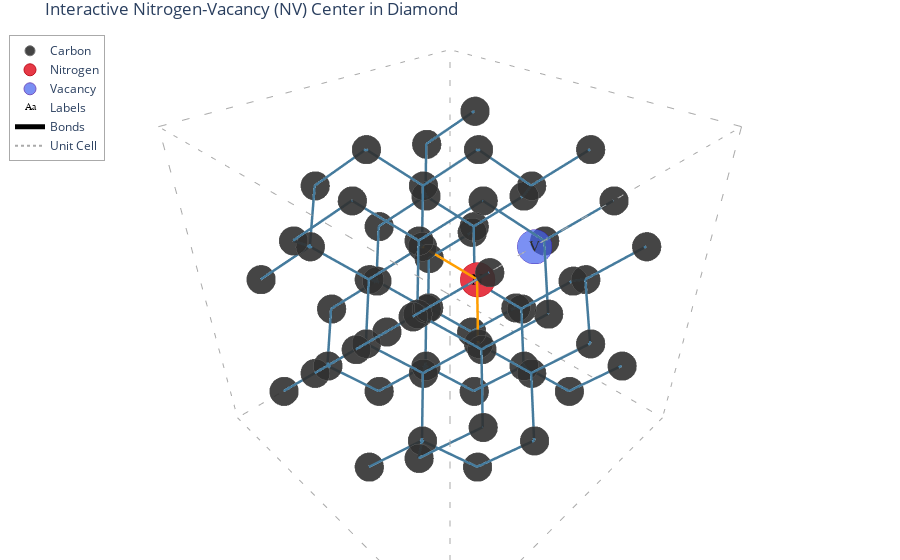

Write notebook code for a chart like this one.
### Markdown cell above
## Step 0: Know Your Defect and Electron Count

### The Raw Defect Structure

Before drawing any energy levels, we need to understand what we're working with:

| What you learn | Why it matters |
|---|---|
| Exact atomic layout and crystallographic axis | Sets the symmetry label written next to every electronic term |
| Which atoms bring which valence electrons | Lets you count the total electron pool |
| Net charge of the center | Decides how many electrons stay on the defect vs. lattice |

### Atomic Geometry Inside Diamond

#### Building the NV Center Structure

1. **Start from pristine diamond**: $sp^3$-bonded face-centered-cubic (FCC) lattice
2. **Create the defect pair**:
   - Remove one carbon atom → vacancy with three neighboring carbons with dangling $sp^3$ orbitals
   - Substitute adjacent carbon with nitrogen atom (N)
   - N keeps three tetrahedral bonds, fourth points toward vacancy

#### Crystal Structure Visualization

The following interactive 3D visualization shows the atomic structure of the NV center in diamond:

### Code cell
# Import visualization utilities
import sys
sys.path.append('code')  # Add the code directory to path
from nv_visualization_utils import create_nv_center_demo, create_nv_center_full

from ipywidgets import interactive, Dropdown, VBox, Layout

fig = create_nv_center_demo()

# Display the plot
fig.show()

### Figure 1 — Plotly figure (JSON) as saved in the notebook; plotly's stock layout.template omitted (floating-point values rounded to 4 significant figures; data arrays with more than 128 entries replaced by an {"elided": "..."} marker saying what was removed)
{"data": [{"marker": {"color": "#303030", "line": {"color": "#606060", "width": 1}, "opacity": 0.9, "size": 10}, "mode": "markers", "name": "Carbon", "type": "scatter3d", "x": [0.0, 0.8925, 1.785, 2.677, 1.785, 2.677, 0.0, 0.8925, 0.0, 0.8925, 1.785, 2.677, 1.785, 2.677, 0.0, 0.8925, 0.0, 0.8925, 1.785, 2.677, 1.785, 2.677, 0.0, 0.8925, 0.0, 0.8925, 1.785, 2.677, 1.785, 2.677, 0.0, 0.8925, 3.57, 4.462, 5.355, 6.247, 5.355, 6.247, 3.57, 4.462, 3.57, 4.462, 5.355, 6.247, 5.355, 6.247, 3.57, 4.462, 3.57, 4.462, 5.355, 6.247, 5.355, 6.247, 3.57, 4.462, 5.355, 6.247, 5.355, 6.247, 3.57, 4.462], "y": [0.0, 0.8925, 1.785, 2.677, 0.0, 0.8925, 1.785, 2.677, 0.0, 0.8925, 1.785, 2.677, 0.0, 0.8925, 1.785, 2.677, 3.57, 4.462, 5.355, 6.247, 3.57, 4.462, 5.355, 6.247, 3.57, 4.462, 5.355, 6.247, 3.57, 4.462, 5.355, 6.247, 0.0, 0.8925, 1.785, 2.677, 0.0, 0.8925, 1.785, 2.677, 0.0, 0.8925, 1.785, 2.677, 0.0, 0.8925, 1.785, 2.677, 3.57, 4.462, 5.355, 6.247, 3.57, 4.462, 5.355, 6.247, 5.355, 6.247, 3.57, 4.462, 5.355, 6.247], "z": [0.0, 0.8925, 0.0, 0.8925, 1.785, 2.677, 1.785, 2.677, 3.57, 4.462, 3.57, 4.462, 5.355, 6.247, 5.355, 6.247, 0.0, 0.8925, 0.0, 0.8925, 1.785, 2.677, 1.785, 2.677, 3.57, 4.462, 3.57, 4.462, 5.355, 6.247, 5.355, 6.247, 0.0, 0.8925, 0.0, 0.8925, 1.785, 2.677, 1.785, 2.677, 3.57, 4.462, 3.57, 4.462, 5.355, 6.247, 5.355, 6.247, 0.0, 0.8925, 0.0, 0.8925, 1.785, 2.677, 1.785, 2.677, 3.57, 4.462, 5.355, 6.247, 5.355, 6.247]}, {"marker": {"color": "#E63946", "line": {"color": "#C1121F", "width": 1}, "opacity": 1, "size": 12, "symbol": "circle"}, "mode": "markers", "name": "Nitrogen", "type": "scatter3d", "x": [3.57], "y": [3.57], "z": [3.57]}, {"marker": {"color": "#4361EE", "line": {"color": "#3A0CA3", "width": 1}, "opacity": 0.7, "size": 12, "symbol": "circle"}, "mode": "markers", "name": "Vacancy", "type": "scatter3d", "x": [4.462], "y": [4.462], "z": [4.462]}, {"mode": "text", "name": "Labels", "text": ["N", "V"], "textfont": {"color": "black", "family": "Arial Black", "size": 16}, "textposition": "middle center", "type": "scatter3d", "x": [3.57, 4.462], "y": [3.57, 4.462], "z": [3.57, 4.462]}, {"hoverinfo": "none", "line": {"color": {"elided": "246 str values"}, "width": 5}, "mode": "lines", "name": "Bonds", "type": "scatter3d", "x": {"elided": "246 float values"}, "y": {"elided": "246 float values"}, "z": {"elided": "246 float values"}}, {"hoverinfo": "none", "line": {"color": "#AAAAAA", "dash": "dot", "width": 2}, "mode": "lines", "name": "Unit Cell", "type": "scatter3d", "x": [-1, 7.247, null, 7.247, 7.247, null, 7.247, -1, null, -1, -1, null, -1, 7.247, null, 7.247, 7.247, null, 7.247, -1, null, -1, -1, null, -1, -1, null, 7.247, 7.247, null, 7.247, 7.247, null, -1, -1, null], "y": [-1, -1, null, -1, 7.247, null, 7.247, 7.247, null, 7.247, -1, null, -1, -1, null, -1, 7.247, null, 7.247, 7.247, null, 7.247, -1, null, -1, -1, null, -1, -1, null, 7.247, 7.247, null, 7.247, 7.247, null], "z": [-1, -1, null, -1, -1, null, -1, -1, null, -1, -1, null, 7.247, 7.247, null, 7.247, 7.247, null, 7.247, 7.247, null, 7.247, 7.247, null, -1, 7.247, null, -1, 7.247, null, -1, 7.247, null, -1, 7.247, null]}], "layout": {"legend": {"bordercolor": "#AAAAAA", "borderwidth": 1, "x": 0.01, "y": 0.99}, "margin": {"b": 0, "l": 0, "r": 0, "t": 30}, "scene": {"aspectmode": "data", "camera": {"center": {"x": 0, "y": 0, "z": 0}, "eye": {"x": 1, "y": -1, "z": 1}, "up": {"x": 0, "y": 0, "z": 1}}, "xaxis": {"showgrid": false, "showline": false, "showticklabels": false, "title": {"text": ""}, "zeroline": false}, "yaxis": {"showgrid": false, "showline": false, "showticklabels": false, "title": {"text": ""}, "zeroline": false}, "zaxis": {"showgrid": false, "showline": false, "showticklabels": false, "title": {"text": ""}, "zeroline": false}}, "title": {"text": "Interactive Nitrogen-Vacancy (NV) Center in Diamond"}}}
